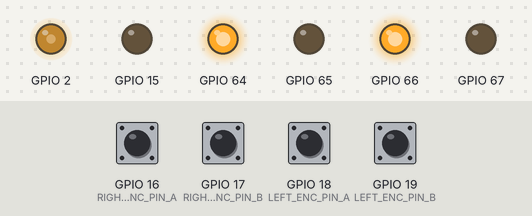
Recording of a sketch running on a simulated ESP32. On the bench: output pins drawn as LEDs (lit = HIGH). Inputs (shaded band) come from the test bench; at power-on: GPIO 16 (RIGHT_ENC_PIN_A), GPIO 17 (RIGHT_ENC_PIN_B), GPIO 18 (LEFT_ENC_PIN_A), GPIO 19 (LEFT_ENC_PIN_B) HIGH. What the sketch prints to the serial monitor is not drawn.

Above: at 0.15 s.
Timing chart, 0 to 1.8 s (numbered marks = the images above):
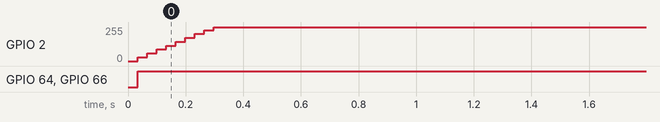

Measured:
- by itself, GPIO 2: moves from 0/255 to 255/255 over 0.26 s
- by itself, GPIO 64, GPIO 66: LOW → HIGH at 0.03 s

The sketch:

code_modular.ino
```cpp
#include <Arduino.h>
#include "PCF8574.h"
#include "encoder.h"
#include "DriverL298.h"
#include "PIDControl.h"
#include <Ticker.h>

// ESP32 GPIO Mode
// DriverL298 motor(2, 4, 5, 15, 18, 19);

// PCF8574 I2C Mode
DriverL298 motorDriver(0x20, 2, 15, P0, P1, P2, P3);
PIDControl pidController;
Ticker repeat;

// Static wrapper function
void IRAM_ATTR updatePIDWrapper() {
  pidController.updatePID();
}

void setup() {
  Serial.begin(115200);

  // Configure encoder pins
  pinMode(LEFT_ENC_PIN_A, INPUT_PULLUP);
  pinMode(LEFT_ENC_PIN_B, INPUT_PULLUP);
  pinMode(RIGHT_ENC_PIN_A, INPUT_PULLUP);
  pinMode(RIGHT_ENC_PIN_B, INPUT_PULLUP);

  // Attach interrupts for encoders
  attachInterrupt(digitalPinToInterrupt(LEFT_ENC_PIN_A), leftEncoderISR, CHANGE);
  attachInterrupt(digitalPinToInterrupt(LEFT_ENC_PIN_B), leftEncoderISR, CHANGE);
  attachInterrupt(digitalPinToInterrupt(RIGHT_ENC_PIN_A), rightEncoderISR, CHANGE);
  attachInterrupt(digitalPinToInterrupt(RIGHT_ENC_PIN_B), rightEncoderISR, CHANGE);

  repeat.attach(0.033, updatePIDWrapper);
  pidController.resetPID();
  motorDriver.begin();

  //Set target speed
  pidController.drive(0.12, 0);
}

long debugTick;
long motorTick;
void loop() {

  if (millis() > debugTick) {
    debugTick = millis() + 500;
    // Debugging: Print encoder values and speeds
    long leftTicks = readEncoder(0);
    // long rightTicks = readEncoder(1); // (commented out)

    double leftSpeed = pidController.getSpeedMetersPerSecond(pidController.getPrevInput(0));

    Serial.print("Left Speed (m/s): ");
    Serial.print(leftSpeed);
    Serial.print(" | PWM: ");
    Serial.print(pidController.getOutput(0));
    Serial.print(" | TargetTPF: ");
    Serial.print(pidController.getTargetTicksPerFrame(0));
    Serial.print(" | ActualTPF: ");
    Serial.print(pidController.getPrevInput(0));
    Serial.print(" | Revs/min: ");
    Serial.print(pidController.getSpeedRevPerMinute(0));

    Serial.println();
  }
}
```

PIDControl.cpp
```cpp
#include "PIDControl.h"
#include "DriverL298.h"
#include "encoder.h"

// Declare the motor driver instance (Ensure it is initialized in your main code)
extern DriverL298 motorDriver;

// Constructor
PIDControl::PIDControl() {
  resetPID();
}

// Reset PID parameters
void PIDControl::resetPID() {
  resetEncoders();  // Reset encoders using encoder module
  leftPID = { 0, 0, 0, 0, 0, 0 };
  rightPID = { 0, 0, 0, 0, 0, 0 };
}

// Set desired speed (in meters per second)
void PIDControl::drive(double leftSpeed, double rightSpeed) {
  double leftRevsPerSecond = leftSpeed / (WHEEL_DIAMETER * 3.14159265359);
  double rightRevsPerSecond = rightSpeed / (WHEEL_DIAMETER * 3.14159265359);

  leftPID.TargetTicksPerFrame = leftRevsPerSecond * ENCODER_RESOLUTION * PID_INTERVAL * GEAR_REDUCTION;
  rightPID.TargetTicksPerFrame = rightRevsPerSecond * ENCODER_RESOLUTION * PID_INTERVAL * GEAR_REDUCTION;
}

// Calculate speed in meters per second
double PIDControl::getSpeedMetersPerSecond(long encoderTicks) {
  double wheelCircumference = WHEEL_DIAMETER * PI;                   // Circumference in meters
  double distancePerTick = wheelCircumference / ENCODER_RESOLUTION;  // Distance per tick in meters
  double speed = (encoderTicks * distancePerTick) / PID_INTERVAL;    // Speed in meters per second
  return speed;
}

// Update PID control loop by reading encoder values
void PIDControl::updatePID() {
  leftPID.Encoder = readEncoder(0);   // Read left encoder
  rightPID.Encoder = readEncoder(1);  // Read right encoder

  computePID(leftPID);
  computePID(rightPID);

  // Apply the computed PID output to the motors
  motorDriver.setMotorSpeeds(leftPID.output, rightPID.output);
}

// Compute PID output for a given motor
void PIDControl::computePID(SetPointInfo &pid) {
  int input = pid.Encoder - pid.PrevEnc;
  long Perror = pid.TargetTicksPerFrame - input;
  long computedOutput = (Kp * Perror - Kd * (input - pid.PrevInput) + pid.ITerm) / Ko;

  pid.PrevEnc = pid.Encoder;

  // Apply constraints to output
  computedOutput += pid.output;
  if (computedOutput >= MAX_PWM)
    computedOutput = MAX_PWM;
  else if (computedOutput <= -MAX_PWM)
    computedOutput = -MAX_PWM;
  else
    pid.ITerm += Ki * Perror;

  pid.output = computedOutput;
  pid.PrevInput = input;
}

// Get computed motor outputs
int PIDControl::getLeftOutput() const {
  return leftPID.output;
}

int PIDControl::getRightOutput() const {
  return rightPID.output;
}

int PIDControl::getPrevInput(int i) const {  //0 LEFT, 1 RIGHT
  return (i > 0 ? rightPID.PrevInput : leftPID.PrevInput);
}
int PIDControl::getOutput(int i) const {
  return (i > 0 ? rightPID.output : leftPID.output);
}
double PIDControl::getTargetTicksPerFrame(int i) const {
  return (i > 0 ? rightPID.TargetTicksPerFrame : leftPID.TargetTicksPerFrame);
}
double PIDControl::getSpeedRevPerMinute(int i) {
  double encPrevInput;
  encPrevInput = (i > 0 ? rightPID.PrevInput : leftPID.PrevInput);
  return (encPrevInput / (ENCODER_RESOLUTION * PID_INTERVAL) * 60);
}
```

PIDControl.h
```cpp
#ifndef PIDCONTROL_H
#define PIDCONTROL_H

#include "encoder.h"  // Include encoder header
#include "DriverL298.h"

struct SetPointInfo {
  double TargetTicksPerFrame;  // Desired speed in ticks per frame
  long Encoder;                // Current encoder count
  long PrevEnc;                // Previous encoder count
  int PrevInput;               // Previous input (to avoid derivative kick)
  int ITerm;                   // Integral term
  long output;                 // Last motor setting
};

class PIDControl {
public:
  // Constructor
  PIDControl();

  // Reset PID parameters
  void resetPID();

  // Update PID by reading encoder values
  void updatePID();

  // Set desired speed for both motors
  void drive(double leftSpeed, double rightSpeed);

  // Get the computed motor output
  int getLeftOutput() const;
  int getRightOutput() const;
  int getPrevInput(int i) const;
  int getOutput(int i) const;
  double getTargetTicksPerFrame(int i) const;
  double getSpeedMetersPerSecond(long encoderTicks);
  double getSpeedRevPerMinute(int i);
    // Robot parameters
    static constexpr double WHEEL_DIAMETER = 0.067;
  static constexpr int ENCODER_RESOLUTION = 3950;
  static constexpr double PID_INTERVAL = 0.033;
  static constexpr int GEAR_REDUCTION = 1;

  // PID parameters
  static constexpr int Kp = 20;
  static constexpr int Kd = 12;
  static constexpr int Ki = 0;
  static constexpr int Ko = 50;
  static constexpr int MAX_PWM = 255;

  // PID structures for left and right motors
  SetPointInfo leftPID;
  SetPointInfo rightPID;

  // PID computation
  void computePID(SetPointInfo &pid);
};

#endif  // PIDCONTROL_H
```

encoder.cpp
```cpp
#include "encoder.h"

volatile long left_enc_pos = 0L;
volatile long right_enc_pos = 0L;

volatile static uint8_t left_enc_last = 0;
volatile static uint8_t right_enc_last = 0;

// ISR for LEFT encoder
void IRAM_ATTR leftEncoderISR() {
  left_enc_last <<= 2;
  left_enc_last |= ((digitalRead(LEFT_ENC_PIN_A) << 1) | digitalRead(LEFT_ENC_PIN_B));
  left_enc_pos += ENC_STATES[(left_enc_last & 0x0F)];
}

// ISR for RIGHT encoder
void IRAM_ATTR rightEncoderISR() {
  right_enc_last <<= 2;
  right_enc_last |= ((digitalRead(RIGHT_ENC_PIN_A) << 1) | digitalRead(RIGHT_ENC_PIN_B));
  right_enc_pos += ENC_STATES[(right_enc_last & 0x0F)];
}


// Wrap the encoder reading function
long readEncoder(int i) {
  if (i == 0) return left_enc_pos;  // LEFT encoder
  else return right_enc_pos;        // RIGHT encoder
}

// Wrap the encoder reset function
void resetEncoder(int i) {
  if (i == 0) {
    left_enc_pos = 0L;
  } else {
    right_enc_pos = 0L;
  }
}

// Reset both encoders
void resetEncoders() {
  resetEncoder(0);
  resetEncoder(1);
}
```

encoder.h
```cpp
#ifndef ENCODER_h
#define ENCODER_h

#include <Arduino.h>

#define LEFT_ENC_PIN_A 18   // GPIO18
#define LEFT_ENC_PIN_B 19   // GPIO19
#define RIGHT_ENC_PIN_A 16  // GPIO16
#define RIGHT_ENC_PIN_B 17  // GPIO17

// Declare the encoder positions as extern
extern volatile long left_enc_pos;
extern volatile long right_enc_pos;

// Function prototypes
long readEncoder(int i);
void resetEncoder(int i);
void resetEncoders();

// Declare ISRs
void IRAM_ATTR leftEncoderISR();
void IRAM_ATTR rightEncoderISR();

// Encoder lookup table
static const int8_t ENC_STATES[] = {
  0, 1, -1, 0,
  -1, 0, 0, 1,
  1, 0, 0, -1,
  0, -1, 1, 0
};

#endif
```

DriverL298.cpp
```cpp
#include "DriverL298.h"

// Constructor for ESP32 GPIO control
DriverL298::DriverL298(int leftEnable, int leftIn1, int leftIn2, int rightEnable, int rightIn1, int rightIn2)
    : leftEnablePin(leftEnable), leftIn1Pin(leftIn1), leftIn2Pin(leftIn2),
      rightEnablePin(rightEnable), rightIn1Pin(rightIn1), rightIn2Pin(rightIn2),
      mode(ESP32_GPIO), pcf8574(nullptr) {}

// Constructor for PCF8574 control
DriverL298::DriverL298(int i2cAddr, int leftEnable, int rightEnable, int leftIn1, int leftIn2, int rightIn1, int rightIn2)
    : i2cAddress(i2cAddr), leftEnablePin(leftEnable), rightEnablePin(rightEnable),
      leftIn1Pin(leftIn1), leftIn2Pin(leftIn2), rightIn1Pin(rightIn1), rightIn2Pin(rightIn2),
      mode(PCF8574_IO) {
    pcf8574 = new PCF8574(i2cAddr);
}

void DriverL298::begin() {
    if (mode == ESP32_GPIO) {
        pinMode(leftEnablePin, OUTPUT);
        pinMode(leftIn1Pin, OUTPUT);
        pinMode(leftIn2Pin, OUTPUT);
        pinMode(rightEnablePin, OUTPUT);
        pinMode(rightIn1Pin, OUTPUT);
        pinMode(rightIn2Pin, OUTPUT);
    } else {
        pcf8574->pinMode(leftIn1Pin, OUTPUT);
        pcf8574->pinMode(leftIn2Pin, OUTPUT);
        pcf8574->pinMode(rightIn1Pin, OUTPUT);
        pcf8574->pinMode(rightIn2Pin, OUTPUT);
        pcf8574->begin();
    }
}

void DriverL298::setMotorSpeeds(int leftSpeed, int rightSpeed) {
    if (mode == ESP32_GPIO) {
        // Left motor control
        digitalWrite(leftIn1Pin, leftSpeed >= 0 ? HIGH : LOW);
        digitalWrite(leftIn2Pin, leftSpeed >= 0 ? LOW : HIGH);
        analogWrite(leftEnablePin, constrain(abs(leftSpeed), 0, 255));

        // Right motor control
        digitalWrite(rightIn1Pin, rightSpeed >= 0 ? HIGH : LOW);
        digitalWrite(rightIn2Pin, rightSpeed >= 0 ? LOW : HIGH);
        analogWrite(rightEnablePin, constrain(abs(rightSpeed), 0, 255));

    } else {
        // Left motor control
        pcf8574->digitalWrite(leftIn1Pin, leftSpeed >= 0 ? HIGH : LOW);
        pcf8574->digitalWrite(leftIn2Pin, leftSpeed >= 0 ? LOW : HIGH);
        analogWrite(leftEnablePin, constrain(abs(leftSpeed), 0, 255));

        // Right motor control
        pcf8574->digitalWrite(rightIn1Pin, rightSpeed >= 0 ? HIGH : LOW);
        pcf8574->digitalWrite(rightIn2Pin, rightSpeed >= 0 ? LOW : HIGH);
        analogWrite(rightEnablePin, constrain(abs(rightSpeed), 0, 255));
    }
}
```

DriverL298.h
```cpp
#ifndef DRIVER_L298_H
#define DRIVER_L298_H

#include <Arduino.h>
#include "PCF8574.h"

class DriverL298 {
public:
    enum ControlMode { ESP32_GPIO, PCF8574_IO };

    // Constructor for ESP32 GPIO control
    DriverL298(int leftEnable, int leftIn1, int leftIn2, int rightEnable, int rightIn1, int rightIn2);

    // Constructor for PCF8574 control
    DriverL298(int i2cAddress, int leftEnable, int rightEnable, int leftIn1, int leftIn2, int rightIn1, int rightIn2);

    void begin();
    void setMotorSpeeds(int leftSpeed, int rightSpeed);

private:
    ControlMode mode;
    int leftEnablePin, leftIn1Pin, leftIn2Pin;
    int rightEnablePin, rightIn1Pin, rightIn2Pin;
    int i2cAddress;
    PCF8574 *pcf8574;
};

#endif
```
